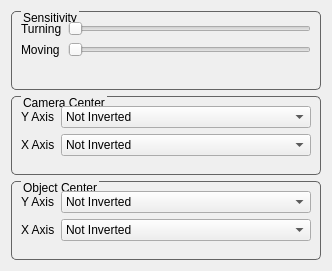
<?xml version="1.0" encoding="UTF-8"?>
<ui version="4.0">
 <class>CameraSettingsDialog</class>
 <widget class="QDialog" name="CameraSettingsDialog">
  <property name="windowModality">
   <enum>Qt::NonModal</enum>
  </property>
  <property name="geometry">
   <rect>
    <x>0</x>
    <y>0</y>
    <width>332</width>
    <height>271</height>
   </rect>
  </property>
  <property name="windowTitle">
   <string>Camera Settings</string>
  </property>
  <property name="styleSheet">
   <string notr="true">QGroupBox {
border: 1px solid rgb(100,100,100);
border-radius: 5px;
margin-top: 2ex;
}

QGroupBox::title {
subcontrol-origin: margin;
left: 10px;
}</string>
  </property>
  <property name="modal">
   <bool>false</bool>
  </property>
  <layout class="QVBoxLayout" name="verticalLayout_4">
   <item>
    <widget class="QGroupBox" name="groupBox">
     <property name="title">
      <string>Sensitivity</string>
     </property>
     <layout class="QVBoxLayout" name="verticalLayout">
      <item>
       <layout class="QFormLayout" name="formLayout_3">
        <item row="0" column="0">
         <widget class="QLabel" name="label">
          <property name="text">
           <string>Turning</string>
          </property>
         </widget>
        </item>
        <item row="0" column="1">
         <widget class="QSlider" name="mTurnSldr">
          <property name="maximum">
           <number>200</number>
          </property>
          <property name="orientation">
           <enum>Qt::Horizontal</enum>
          </property>
          <property name="tickPosition">
           <enum>QSlider::NoTicks</enum>
          </property>
         </widget>
        </item>
        <item row="1" column="0">
         <widget class="QLabel" name="label_2">
          <property name="text">
           <string>Moving</string>
          </property>
         </widget>
        </item>
        <item row="1" column="1">
         <widget class="QSlider" name="mMoveSldr">
          <property name="maximum">
           <number>200</number>
          </property>
          <property name="orientation">
           <enum>Qt::Horizontal</enum>
          </property>
         </widget>
        </item>
       </layout>
      </item>
     </layout>
    </widget>
   </item>
   <item>
    <widget class="QGroupBox" name="groupBox_2">
     <property name="title">
      <string>Camera Center</string>
     </property>
     <layout class="QVBoxLayout" name="verticalLayout_2">
      <item>
       <layout class="QFormLayout" name="formLayout">
        <item row="0" column="0">
         <widget class="QLabel" name="label_5">
          <property name="text">
           <string>Y Axis</string>
          </property>
         </widget>
        </item>
        <item row="0" column="1">
         <widget class="QComboBox" name="mCamCenterYCmB">
          <item>
           <property name="text">
            <string>Not Inverted</string>
           </property>
          </item>
          <item>
           <property name="text">
            <string>Inverted</string>
           </property>
          </item>
         </widget>
        </item>
        <item row="1" column="0">
         <widget class="QLabel" name="label_6">
          <property name="text">
           <string>X Axis</string>
          </property>
         </widget>
        </item>
        <item row="1" column="1">
         <widget class="QComboBox" name="mCamCenterXCmB">
          <item>
           <property name="text">
            <string>Not Inverted</string>
           </property>
          </item>
          <item>
           <property name="text">
            <string>Inverted</string>
           </property>
          </item>
         </widget>
        </item>
       </layout>
      </item>
     </layout>
    </widget>
   </item>
   <item>
    <widget class="QGroupBox" name="groupBox_3">
     <property name="title">
      <string>Object Center</string>
     </property>
     <layout class="QVBoxLayout" name="verticalLayout_3">
      <item>
       <layout class="QFormLayout" name="formLayout_2">
        <item row="0" column="0">
         <widget class="QLabel" name="label_3">
          <property name="text">
           <string>Y Axis</string>
          </property>
         </widget>
        </item>
        <item row="0" column="1">
         <widget class="QComboBox" name="mObjCenterYCmB">
          <item>
           <property name="text">
            <string>Not Inverted</string>
           </property>
          </item>
          <item>
           <property name="text">
            <string>Inverted</string>
           </property>
          </item>
         </widget>
        </item>
        <item row="1" column="0">
         <widget class="QLabel" name="label_4">
          <property name="text">
           <string>X Axis</string>
          </property>
         </widget>
        </item>
        <item row="1" column="1">
         <widget class="QComboBox" name="mObjCenterXCmB">
          <item>
           <property name="text">
            <string>Not Inverted</string>
           </property>
          </item>
          <item>
           <property name="text">
            <string>Inverted</string>
           </property>
          </item>
         </widget>
        </item>
       </layout>
      </item>
     </layout>
    </widget>
   </item>
  </layout>
 </widget>
 <resources/>
 <connections>
  <connection>
   <sender>mTurnSldr</sender>
   <signal>valueChanged(int)</signal>
   <receiver>CameraSettingsDialog</receiver>
   <slot>onTurnChange(int)</slot>
   <hints>
    <hint type="sourcelabel">
     <x>79</x>
     <y>41</y>
    </hint>
    <hint type="destinationlabel">
     <x>111</x>
     <y>2</y>
    </hint>
   </hints>
  </connection>
  <connection>
   <sender>mMoveSldr</sender>
   <signal>valueChanged(int)</signal>
   <receiver>CameraSettingsDialog</receiver>
   <slot>onMoveChange(int)</slot>
   <hints>
    <hint type="sourcelabel">
     <x>235</x>
     <y>74</y>
    </hint>
    <hint type="destinationlabel">
     <x>323</x>
     <y>97</y>
    </hint>
   </hints>
  </connection>
  <connection>
   <sender>mCamCenterYCmB</sender>
   <signal>currentIndexChanged(QString)</signal>
   <receiver>CameraSettingsDialog</receiver>
   <slot>onCamCenterYCB(QString)</slot>
   <hints>
    <hint type="sourcelabel">
     <x>123</x>
     <y>127</y>
    </hint>
    <hint type="destinationlabel">
     <x>324</x>
     <y>184</y>
    </hint>
   </hints>
  </connection>
  <connection>
   <sender>mCamCenterXCmB</sender>
   <signal>currentIndexChanged(QString)</signal>
   <receiver>CameraSettingsDialog</receiver>
   <slot>onCamCenterXCB(QString)</slot>
   <hints>
    <hint type="sourcelabel">
     <x>281</x>
     <y>155</y>
    </hint>
    <hint type="destinationlabel">
     <x>8</x>
     <y>181</y>
    </hint>
   </hints>
  </connection>
  <connection>
   <sender>mObjCenterYCmB</sender>
   <signal>currentIndexChanged(QString)</signal>
   <receiver>CameraSettingsDialog</receiver>
   <slot>onObjCenterYCB(QString)</slot>
   <hints>
    <hint type="sourcelabel">
     <x>176</x>
     <y>223</y>
    </hint>
    <hint type="destinationlabel">
     <x>325</x>
     <y>254</y>
    </hint>
   </hints>
  </connection>
  <connection>
   <sender>mObjCenterXCmB</sender>
   <signal>currentTextChanged(QString)</signal>
   <receiver>CameraSettingsDialog</receiver>
   <slot>onObjCenterXCB(QString)</slot>
   <hints>
    <hint type="sourcelabel">
     <x>84</x>
     <y>237</y>
    </hint>
    <hint type="destinationlabel">
     <x>56</x>
     <y>266</y>
    </hint>
   </hints>
  </connection>
 </connections>
 <slots>
  <slot>onCamCenterXCB(QString)</slot>
  <slot>onCamCenterYCB(QString)</slot>
  <slot>onObjCenterXCB(QString)</slot>
  <slot>onObjCenterYCB(QString)</slot>
  <slot>onTurnChange(int)</slot>
  <slot>onMoveChange(int)</slot>
 </slots>
</ui>
